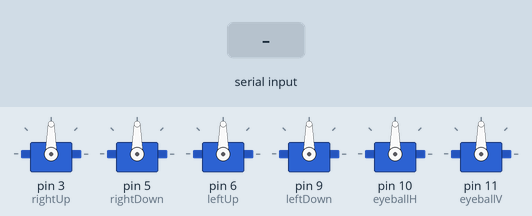
Simulated run of this sketch. Board: Arduino Uno, built with avr-gcc and run on an emulated ATmega328P. On the bench: 6 × servo. The inputs (shaded band) are chosen by the test bench.

Above: at 1.2 s.
1.3 s: "LEFT,1\n" received over Serial
At 1.7 s:
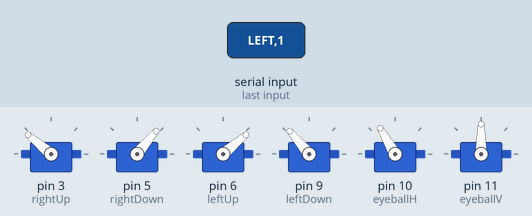
2.8 s: "RIGHT,1\n" received over Serial
At 4.0 s:
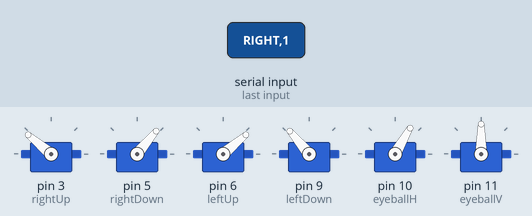
4.3 s: "UP,1\n" received over Serial
At 5.2 s:
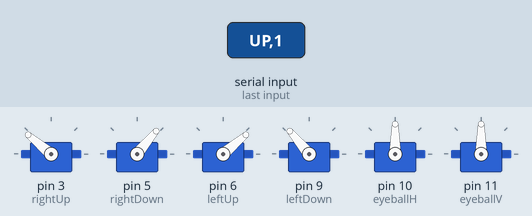
5.8 s: "UP\n" received over Serial
At 6.3 s:
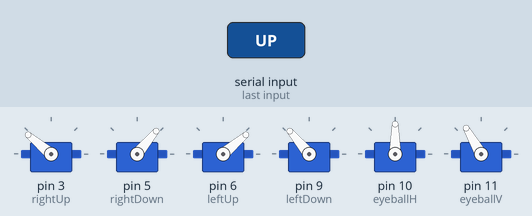
7.3 s: "DOWN\n" received over Serial
At 8.5 s:
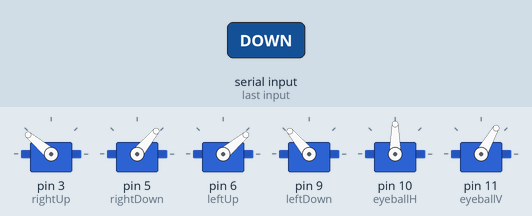
8.8 s: "LEFT,150\n" received over Serial
At 9.8 s:
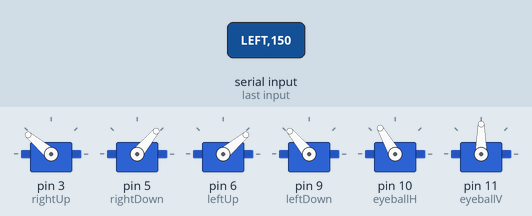
Timing chart, 0 to 11.3 s (numbered marks = the images above; inputs shaded):
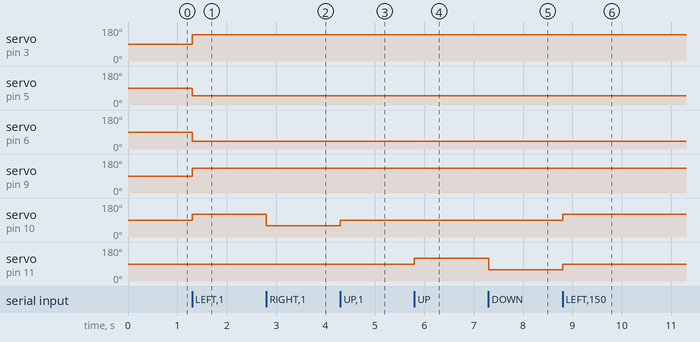

The sketch:

robotic_eye.ino
```cpp
#include <Servo.h>

Servo rightUp;
Servo rightDown;
Servo leftUp;
Servo leftDown;
Servo eyeballH;
Servo eyeballV;

void setup() {
  Serial.begin(115200);

  rightUp.attach(3);
  rightDown.attach(5);
  leftUp.attach(6);
  leftDown.attach(9);
  eyeballH.attach(10);
  eyeballV.attach(11);

  centerEye();
}

void centerEye() {
  eyeballH.write(90);
  eyeballV.write(90);

  rightUp.write(90);
  rightDown.write(90);
  leftUp.write(90);
  leftDown.write(90);
}

void loop() {
  if (Serial.available()) {
    String data = Serial.readStringUntil('\n');

    data.trim();
    int c1 = data.indexOf(',');
    int c2 = data.indexOf(',', c1 + 1);

    String horizontal = data.substring(0, c1);
    String vertical = data.substring(c1 + 1, c2);
    int blink = data.substring(c2 + 1).toInt();

    // ======================
    // EYEBALL MOVEMENT
    // ======================
    if (horizontal == "LEFT") eyeballH.write(120);
    else if (horizontal == "RIGHT") eyeballH.write(60);
    else eyeballH.write(90);

    if (vertical == "UP") eyeballV.write(120);
    else if (vertical == "DOWN") eyeballV.write(60);
    else eyeballV.write(90);

    // ======================
    // BLINK / EYELIDS
    // ======================
    if (blink == 1) {
      // Closed eyes
      rightUp.write(90);
      rightDown.write(90);
      leftUp.write(90);
      leftDown.write(90);
    } else {
      // Open eyes
      rightUp.write(140);
      rightDown.write(50);
      leftUp.write(40);
      leftDown.write(130);
    }
  }
}
```

Measured:
- after the input at 1.3 s, servo on pin 3 (rightUp): 90° → 140° at once; servo on pin 5 (rightDown): 90° → 50° at once; servo on pin 6 (leftUp): 90° → 40° at once; servo on pin 9 (leftDown): 90° → 130° at once; servo on pin 10 (eyeballH): 90° → 120° at once
- after the input at 2.8 s, servo on pin 10 (eyeballH): 120° → 60° at once
- after the input at 4.3 s, servo on pin 10 (eyeballH): 60° → 90° at once
- after the input at 5.8 s, servo on pin 11 (eyeballV): 90° → 120° at once
- after the input at 7.3 s, servo on pin 11 (eyeballV): 120° → 60° at once
- after the input at 8.8 s, servo on pin 10 (eyeballH): 90° → 120° at once; servo on pin 11 (eyeballV): 60° → 90° at once
